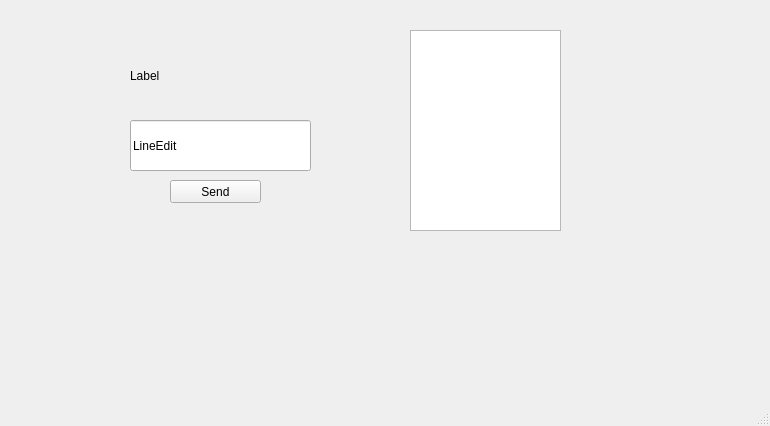
<?xml version="1.0" encoding="UTF-8"?>
<ui version="4.0">
 <class>MainWindow</class>
 <widget class="QMainWindow" name="MainWindow">
  <property name="geometry">
   <rect>
    <x>0</x>
    <y>0</y>
    <width>770</width>
    <height>426</height>
   </rect>
  </property>
  <property name="windowTitle">
   <string>MainWindow</string>
  </property>
  <property name="styleSheet">
   <string notr="true">font: 12pt &quot;微软雅黑&quot;;</string>
  </property>
  <widget class="QWidget" name="centralwidget">
   <widget class="QTextEdit" name="textEdit">
    <property name="geometry">
     <rect>
      <x>410</x>
      <y>30</y>
      <width>151</width>
      <height>201</height>
     </rect>
    </property>
   </widget>
   <widget class="QLineEdit" name="lineEdit">
    <property name="geometry">
     <rect>
      <x>130</x>
      <y>120</y>
      <width>181</width>
      <height>51</height>
     </rect>
    </property>
    <property name="text">
     <string>LineEdit</string>
    </property>
   </widget>
   <widget class="QPushButton" name="pushButton">
    <property name="geometry">
     <rect>
      <x>170</x>
      <y>180</y>
      <width>91</width>
      <height>23</height>
     </rect>
    </property>
    <property name="text">
     <string>Send</string>
    </property>
   </widget>
   <widget class="QLabel" name="label">
    <property name="geometry">
     <rect>
      <x>130</x>
      <y>60</y>
      <width>161</width>
      <height>31</height>
     </rect>
    </property>
    <property name="text">
     <string>Label</string>
    </property>
   </widget>
  </widget>
  <widget class="QMenuBar" name="menubar">
   <property name="geometry">
    <rect>
     <x>0</x>
     <y>0</y>
     <width>770</width>
     <height>28</height>
    </rect>
   </property>
  </widget>
  <widget class="QStatusBar" name="statusbar"/>
 </widget>
 <resources/>
 <connections/>
</ui>
